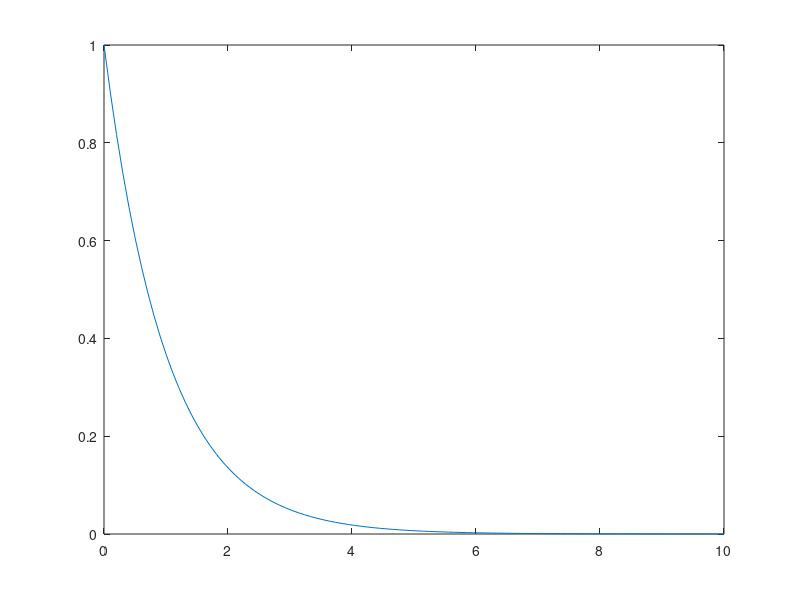
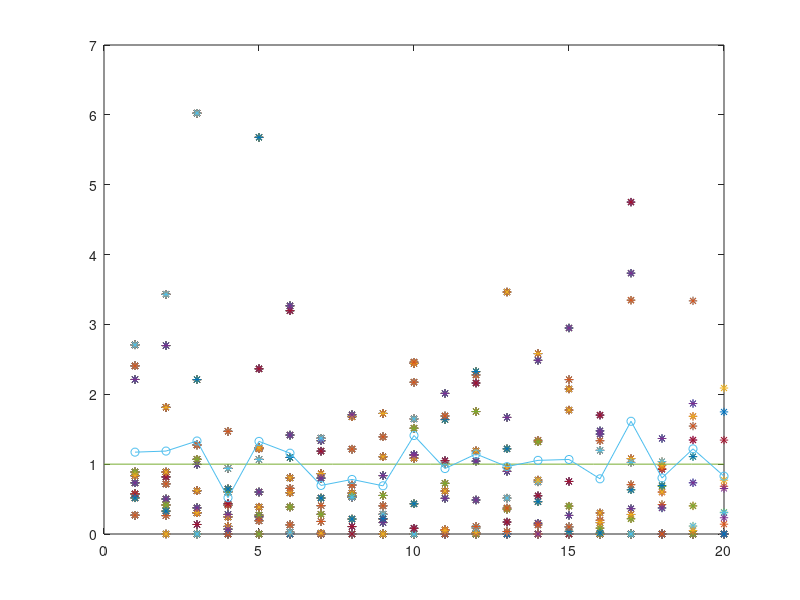

Reproduce these figures in MATLAB, in order. (Note: this script raises an error after producing the figures.)
clear
close all
clc
n_spl=10; % Sample size
n_tsts=20; % Number of tests
figure()
x=linspace(0,10);
y=exp(-x);
plot(x,y)

xbar=zeros(n_tsts,1); % Each test yields one sample mean
obs=zeros(n_tsts,n_spl);
figure()
for j=1:n_tsts % For each test
    ranno=rand(n_spl,1);
    obs(j,:)=-log(ranno); % Value of sample for the exponential distribution                
    xbar(j)=mean(obs(j,:)); %obtain the mean
    plot(obs,'*')
    hold on
end
x=linspace(0,n_tsts,n_tsts);
y=ones(n_tsts,1);

plot(x,y','-')

plot(xbar,'o-')

figure()
histogram(xbar) % Histogram shows the relative frequency

% Make the normal distribution with mu=1 sigma=1
x=linspace(0,2);
var=1/sqrt(n_spl); % Variance of the Xbar is var_X/sqrt(n_spl)
y=normpdf(x,1,var);
hold on
yyaxis right  
plot(x,y)

figure()
histogram(obs)

figure()
scatter(xbar,zeros(20,1))
